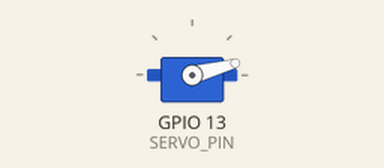
Simulated run of this sketch. Board: ESP32. Shown: servo. What the sketch prints to the serial monitor is not drawn.

Above: at 0.05 s.
At 0.55 s:
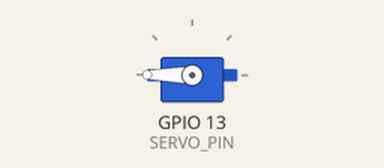
At 0.8 s:
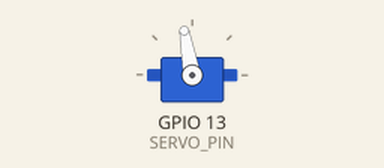
At 1.1 s:
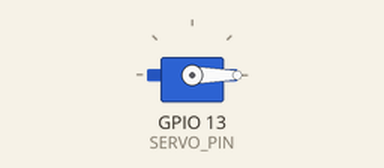
Timing chart, 0 to 3.0 s (numbered marks = the images above):
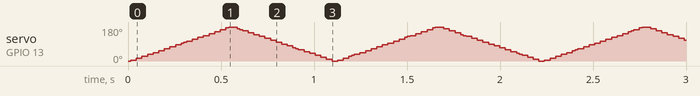

The sketch:

servo_sweep.ino
```cpp
// WHY: Teaches motor control and smooth motion with the ESP32Servo library.
// A servo holds an angle (0..180°). ESP32Servo generates the required PWM
// signal on any GPIO — here GPIO13. Sweeping back and forth is the classic
// first step toward robot arms, pan/tilt, and animated props.

#include <ESP32Servo.h>

Servo myServo;
const int SERVO_PIN = 13;   // signal pin

void setup() {
  Serial.begin(115200);
  myServo.attach(SERVO_PIN);   // ESP32Servo handles the PWM timing
  myServo.write(0);
}

void loop() {
  // Sweep 0 -> 180.
  for (int angle = 0; angle <= 180; angle += 5) {
    myServo.write(angle);
    Serial.println(angle);
    delay(15);
  }
  // Sweep 180 -> 0.
  for (int angle = 180; angle >= 0; angle -= 5) {
    myServo.write(angle);
    Serial.println(angle);
    delay(15);
  }
}
```
